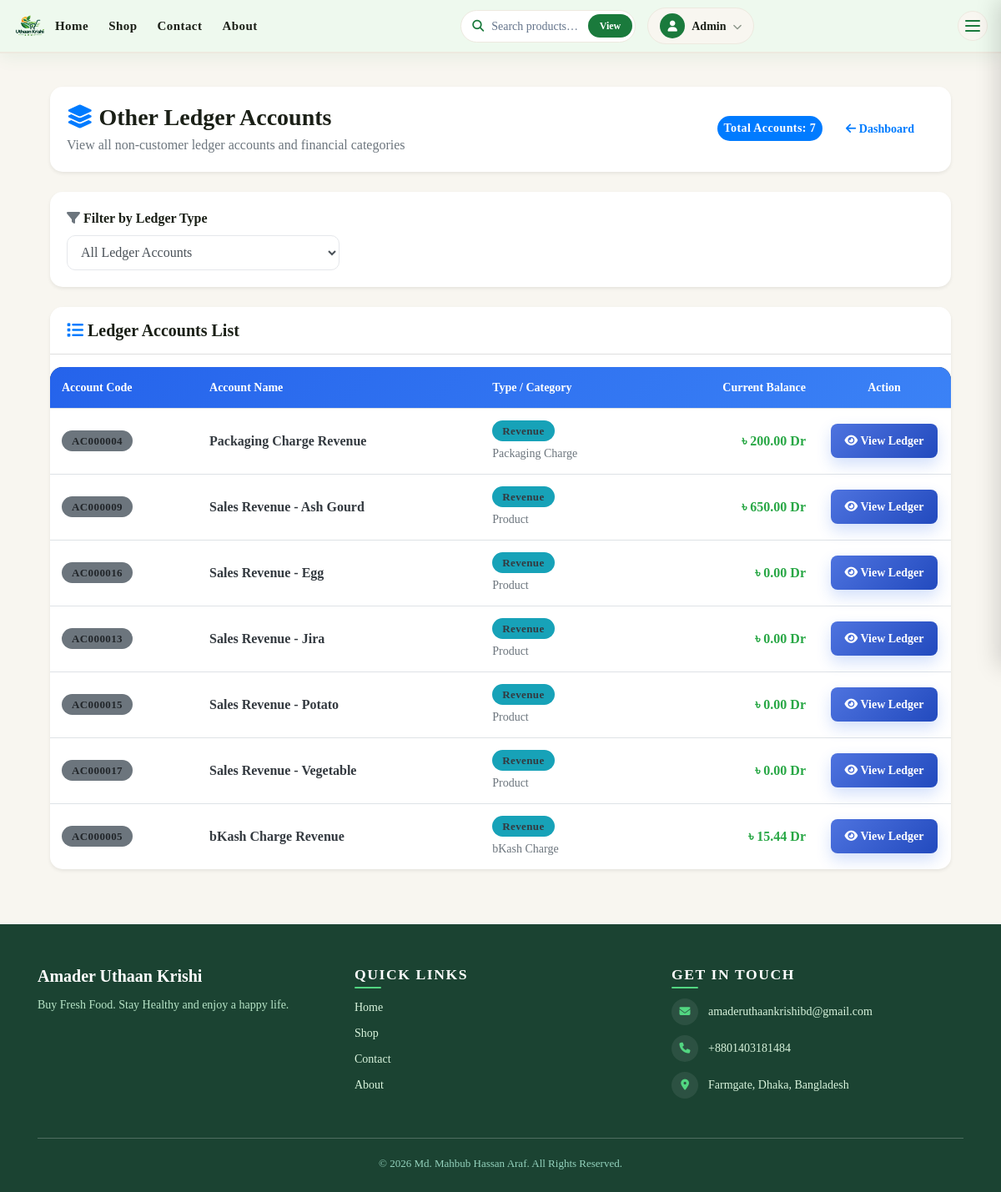
Before: /finance/incomes/ (signed in) with the older database file.
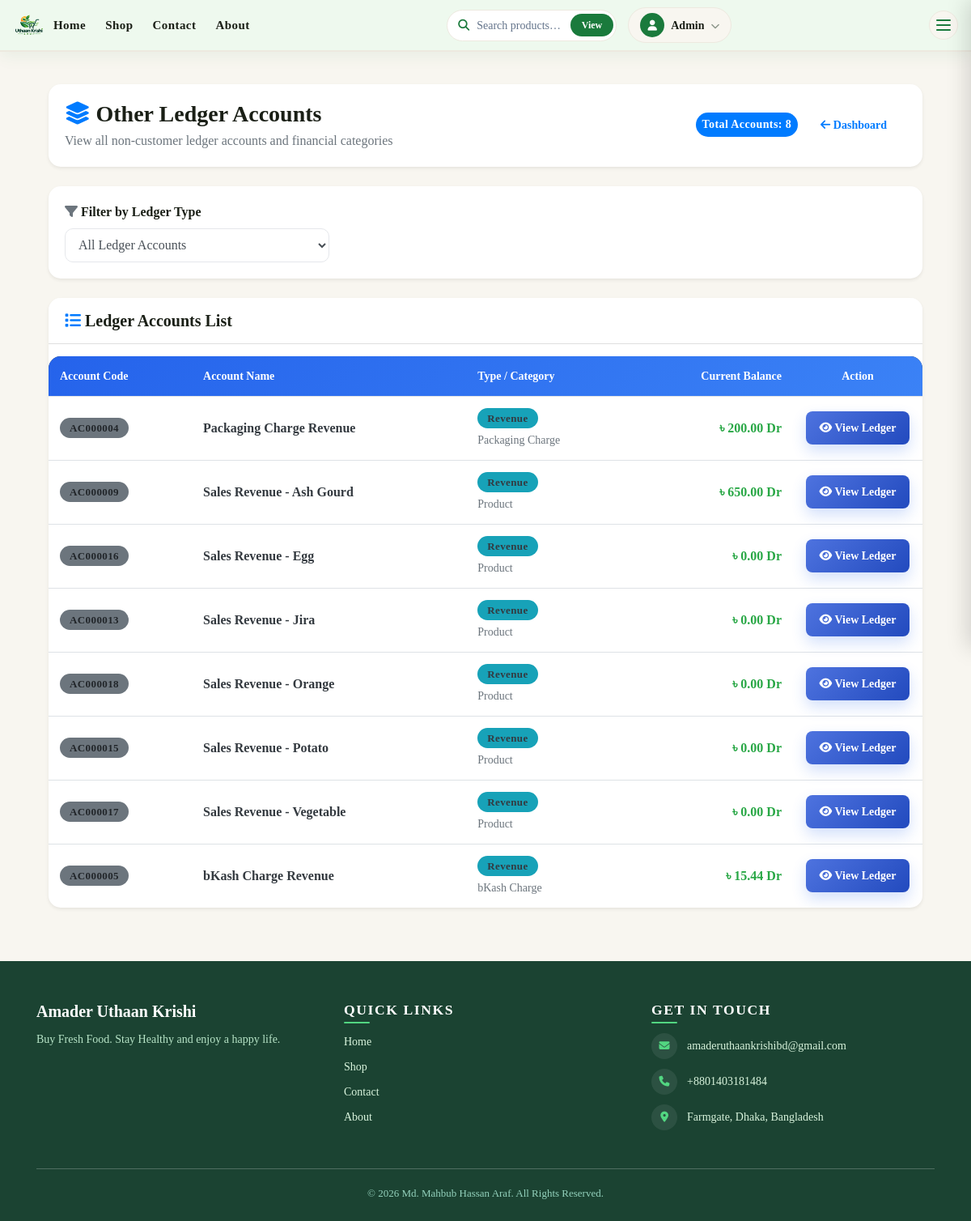
After: the same page with the newer database file.
### apps/finance/models.py (models this page shows, shortened)
class Account(models.Model):
    TYPE1_CHOICES = (
        ("asset", "Asset"),
        ("liability", "Liability"),
        ("equity", "Equity"),
        ("revenue", "Revenue"),
        ("expense", "Expense"),
    )
    TYPE2_CHOICES = (
        ("cash", "Cash"),
        ("bank", "Bank"),
        ("customer", "Customer"),
        ("supplier", "Supplier"),
        ("receivable", "Receivable"),
        ("payable", "Payable"),
        ("product", "Product"),
        ("capital", "Capital"),
        ("purchase", "Purchase"),
        ("discount", "Discount"),
        ("packaging", "Packaging Charge"),
        ("bkash_charge", "bKash Charge"),
        ("bad_debt", "Bad Debt / Expected Credit Loss"),
        ("other", "Other"),
    )
    OPENING_BALANCE_TYPE = (
        ("debit", "Debit"),
        ("credit", "Credit"),
    )
    STATUS_CHOICES = (
        ("active", "Active"),
        ("inactive", "Inactive"),
    )
    account_code = models.CharField(
        max_length=20,
        blank=True,
    )
    name = models.CharField(
        max_length=150
    )
    type1 = models.CharField(
        max_length=20,
        choices=TYPE1_CHOICES,
    )
    type2 = models.CharField(
        max_length=30,
        choices=TYPE2_CHOICES,
        default="other",
    )
    customer = models.OneToOneField(
        CustomUser,
        on_delete=models.CASCADE,
        null=True,
        blank=True,
        related_name="account"
    )
    product = models.OneToOneField(
        Product,
        on_delete=models.CASCADE,
        null=True,
        blank=True,
        related_name="account"
    )
    expense_category = models.OneToOneField(
        ExpenseCategory,
        on_delete=models.CASCADE,
        null=True,
        blank=True,
        related_name="account"
    )
    opening_balance = models.DecimalField(
        max_digits=12,
        decimal_places=2,
        default=Decimal("0.00"),
    )
    opening_balance_type = models.CharField(
        max_length=10,
        choices=OPENING_BALANCE_TYPE,
        default="debit",
    )
    is_default = models.BooleanField(
        default=False,
    )
    status = models.CharField(
        max_length=20,
        choices=STATUS_CHOICES,
        default="active",
    )
    created_at = models.DateTimeField(
        auto_now_add=True,
    )
    updated_at = models.DateTimeField(
        auto_now=True,
    )
    class Meta:
        ordering = ["name"]
        indexes = [
            models.Index(fields=["account_code"]),
            models.Index(fields=["name"]),
            models.Index(fields=["type1"]),
            models.Index(fields=["type2"]),
            models.Index(fields=["status"]),
        ]

### apps/finance/views.py (the view)
@user_passes_test(admin_required)
def income_ledger(request):
    incomes = Account.objects.filter(type1="revenue").order_by("name")
    data = _get_ledger_data(incomes)
    return render(
        request,
        "finance/other_ledger.html",
        {"title": "Income Ledger", "incomes": data, "others": data, "accounts": data, "data": data}
    )

### apps/finance/models.py (called while the page is built)
def _q(value):
    if value is None:
        return ZERO
    return Decimal(str(value)).quantize(TWO_DECIMAL, rounding=ROUND_HALF_UP)

### apps/finance/views.py (called while the page is built)
def admin_required(user):
    return user.is_authenticated and (user.is_staff or user.is_superuser)

### Templates/finance/other_ledger.html (shortened to what the changed rows need)
{% extends "base.html" %}
{% load humanize %}
{% load static %}
{% block extra_css %}
<link rel="stylesheet" href="{% static 'css/finance.css' %}">
{% endblock %}
{% block content %}
<div class="container-fluid py-3">
    <div class="card shadow-sm border-0 mb-4">
        <div class="card-body">
            <div class="d-flex flex-column flex-lg-row justify-content-between align-items-lg-center">
                <div class="mt-3 mt-lg-0">
                    <span class="badge bg-primary text-white p-2 me-2" style="font-size: 14px;">
                        Total Accounts: {{ others|length }}
                    </span>
                    <a href="{% url 'financial_dashboard' %}" class="btn btn-outline-primary btn-sm">
                        <i class="fas fa-arrow-left me-1"></i> Dashboard
                    </a>
                </div>
            </div>
        </div>
    </div>
    <div class="card shadow-sm border-0">
        <div class="card-body p-0">
            <div class="table-responsive">
                <table class="table table-hover mb-0">
                    <thead class="bg-dark text-white">
                        <tr>
                            <th>Account Code</th>
                            <th>Account Name</th>
                            <th>Type / Category</th>
                            <th class="text-right">Current Balance</th>
                            <th class="text-center" width="160">Action</th>
                        </tr>
                    </thead>
                    <tbody>
                        {% for item in others %}
                        <tr class="ledger-row" data-type="{{ item.account.type1 }}">
                            <td>
                                <span class="badge bg-secondary">{{ item.account.account_code }}</span>
                            </td>
                            <td>
                                <strong class="text-dark">{{ item.account.name }}</strong>
                            </td>
                            <td>
                                <span class="badge bg-info text-dark">{{ item.account.get_type1_display }}</span>
                                <small class="text-muted d-block mt-1">
                                    {{ item.account.get_type2_display }}
                                </small>
                            </td>
                            <td class="text-right font-weight-bold">
                                {% if item.balance >= 0 %}
                                    <span class="text-success">৳ {{ item.balance|floatformat:2|intcomma }} Dr</span>
                                {% else %}
                                    <span class="text-danger">৳ {{ item.balance|floatformat:2|cut:"-"|intcomma }} Cr</span>
                                {% endif %}
                            </td>
                            <td class="text-center">
                                <a href="{% url 'ledger_detail' item.account.id %}" class="btn btn-sm btn-primary px-3">
                                    <i class="fas fa-eye me-1"></i> View Ledger
                                </a>
                            </td>
                        </tr>
                        {% endfor %}
                    </tbody>
                </table>
            </div>
        </div>
    </div>
</div>
{% endblock %}

Changed rows visible on the page:
added Account: account.account_code "AC000018", account.name "Sales Revenue - Orange", account.type1 "Revenue", account.type2 "Product", balance "0.00"
Other visible differences:
{{ others|length }}: "7" → "8"
